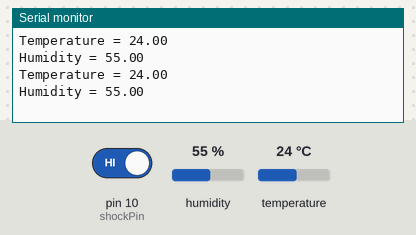
This sketch was run on a simulated Arduino Uno, built with avr-gcc and run on an emulated ATmega328P. Parts: the last lines printed to the serial monitor. The inputs (shaded band) are chosen by the test bench; at power-on: pin 10 (shockPin) HIGH, humidity 55 %, temperature 24 °C.

Above: at 1.2 s.
1.3 s: pin 10 (shockPin) driven LOW
At 1.9 s:
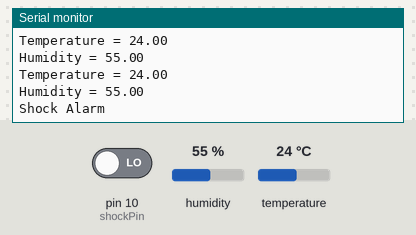
2.8 s: pin 10 (shockPin) driven HIGH
At 3.8 s:
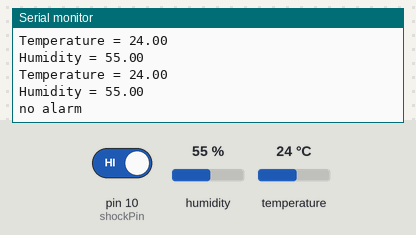
4.5 s: humidity set to 22 %
At 5.8 s:
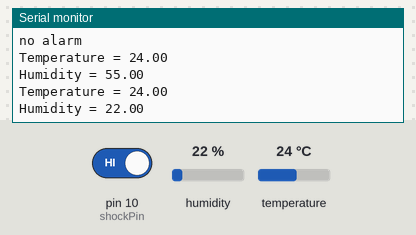
6.0 s: temperature set to 12 °C
At 6.8 s:
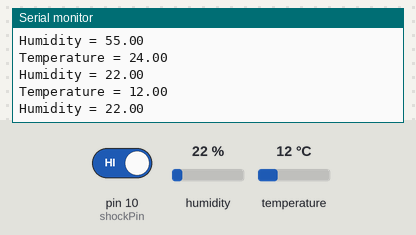
7.5 s: humidity set to 40 %
At 8.4 s:
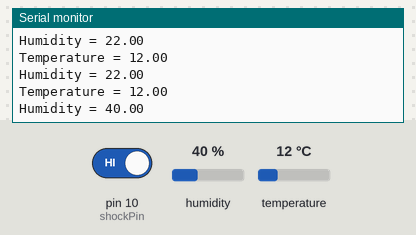
Timing chart, 0 to 10.0 s (numbered marks = the images above; inputs shaded):
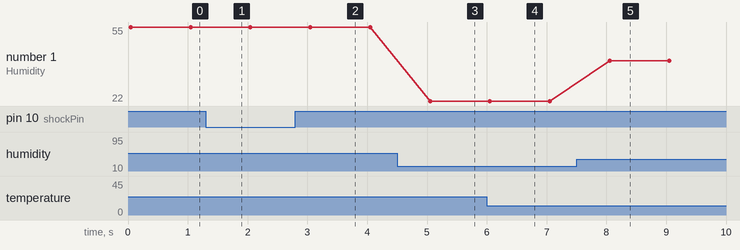

The sketch:

tempHumShock.ino
```cpp
#include <dht.h>

dht DHT;

#define DHT11_PIN 7

//Henry's Bench
//KY-002 Shock Sensor Tutorial

int shockPin = 10; // Use Pin 10 as our Input
int shockVal = HIGH; // This is where we record our shock measurement
boolean bAlarm = false;

unsigned long lastShockTime; // Record the time that we measured a shock

int shockAlarmTime = 250; // Number of milli seconds to keep the shock alarm high
int tempHumidityInterval = 1000; // Number of milli seconds to keep the shock alarm high
boolean shouldRecord = true;
int recordTime = 0;

void setup(){
  Serial.begin(9600);
  pinMode (shockPin, INPUT) ; // input from the KY-002
}

void loop()
{
  if (shouldRecord) {
    shouldRecord = false;
    recordTime = millis();
    int chk = DHT.read11(DHT11_PIN);
    if (DHT.temperature > -999 || DHT.humidity > -999) {
      Serial.print("Temperature = ");
      Serial.println(DHT.temperature);
      Serial.print("Humidity = ");
      Serial.println(DHT.humidity);
    }
  }
  if (millis()-recordTime > tempHumidityInterval) {
    shouldRecord = true;
  }


  shockVal = digitalRead (shockPin) ; // read the value from our sensor

  if (shockVal == LOW) // If we're in an alarm state
  {
    lastShockTime = millis(); // record the time of the shock
    // The following is so you don't scroll on the output screen
    if (!bAlarm){
      Serial.println("Shock Alarm");
      bAlarm = true;
    }
  }
  else
  {
    if( (millis()-lastShockTime) > shockAlarmTime  &&  bAlarm){
      Serial.println("no alarm");
      bAlarm = false;
    }
  }

//  delay(500);
}
```

Measured:
- after the input at 1.3 s, the serial monitor: prints a new line at once (image 1)
- after the input at 2.8 s, the serial monitor: prints a new line after 0.27 s (image 2)
- after the input at 4.5 s, the serial monitor: prints a new line after 0.55 s (image 3)
- after the input at 6.0 s, the serial monitor: prints a new line at once (image 4)
- after the input at 7.5 s, the serial monitor: prints a new line after 0.55 s (image 5)
- plotted number 1: 55 → 22 after the input at 4.5 s, 22 → 40 after the input at 7.5 s
